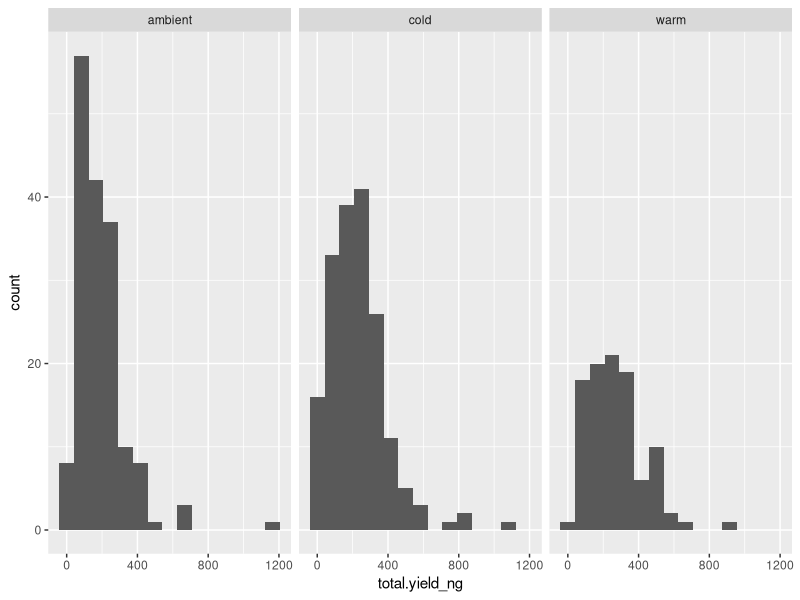

This figure's R source:
## ---- chunk 1
library(tidyverse)
## ---- chunk 2
crab_data <- read.csv("../data/crab-data.csv")

knitr::kable(head(crab_data))
## ---- chunk 3
knitr::kable(
  crab_data %>%
  group_by(trtmnt_tank) %>%
  summarize(count = n())
)
## ---- chunk 4
ggplot(crab_data, aes(x = total.yield_ng)) +
  geom_histogram(bins = 15) +
  facet_wrap(~trtmnt_tank)
